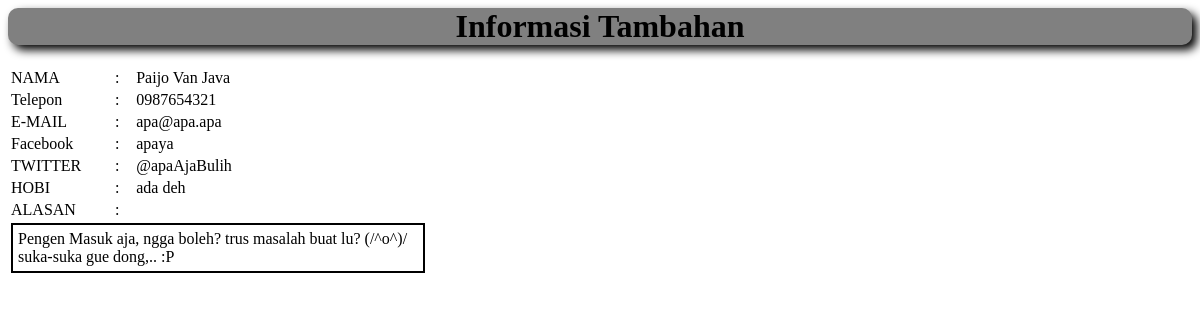
The app's page /admin/form_edit_siswa.php?username=garuda45 with its own data.
### tables this page shows
CREATE TABLE IF NOT EXISTS `anggota` (
  `level` text NOT NULL,
  `username` varchar(100) NOT NULL,
  `password` text NOT NULL,
  `namane` text NOT NULL,
  `kelamin` text NOT NULL,
  `tlahir` text NOT NULL,
  `tgllahir` text NOT NULL,
  `alamat` text NOT NULL,
  `telp` text NOT NULL,
  `mail` text NOT NULL,
  `fb` text NOT NULL,
  `twitter` text NOT NULL,
  `hobi` text NOT NULL,
  `alasan` text NOT NULL,
  PRIMARY KEY (`username`)
);

### admin/form_edit_siswa.php (the view, shortened to what this page needs)
<link rel="stylesheet" href="../css/isi.css" type="text/css" />
<?php
$nis=$_GET['username'];
$query="SELECT * FROM anggota WHERE username='$nis'";
$result=mysql_query($query);
$row=mysql_fetch_array($result);
?>
<div id='h1'><center><h1>Informasi Tambahan</h1></center></div>
	<form action="" method="" name="edit_user">
	<table>
	<tr>
	<td id="lab">NAMA</td>
	<td>:</td>
	<td><?php echo $row['namane']; ?></td>
	</tr>
	<tr>
	<td id="lab">Telepon</td>
	<td>:</td>
	<td><?php echo $row['telp']; ?></td>
	</tr>
	<tr>
	<td id="lab">E-MAIL</td>
	<td>:</td>
	<td><?php echo $row['mail']; ?></td>
	</tr>
	<tr>
	<td id="lab">Facebook</td>
	<td>:</td>
	<td><?php echo $row['fb']; ?></td>
	</tr>
	<tr>
	<td id="lab">TWITTER</td>
	<td>:</td>
	<td><?php echo $row['twitter']; ?></td>
	</tr>
	<tr>
	<td id="lab">HOBI</td>
	<td>:</td>
	<td><?php echo $row['hobi']; ?></td>
	</tr>
	<tr>
	<td id="lab">ALASAN</td>
	<td>:</td>
	</tr>
	<tr>
	<td colspan="3"><div style="padding:5px; border:2px solid black; background:; width:400px;"><?php echo $row['alasan']; ?><div></td>
	</tr>
	</table>
	</form>

### css/isi.css (style rules this page uses)
#lab { width:100px; }
#h1 { border-radius: 10px 10px 10px 10px; box-shadow: 5px 5px 10px #000000; background-color: #808080; }

### records on screen
anggota: namane "Paijo Van Java", telp "0987654321", mail "apa@apa.apa", fb "apaya", twitter "@apaAjaBulih", hobi "ada deh", alasan "Pengen Masuk aja, ngga boleh? trus masalah buat lu? (/^o^)/ suka-suka gue dong,.. :P"
